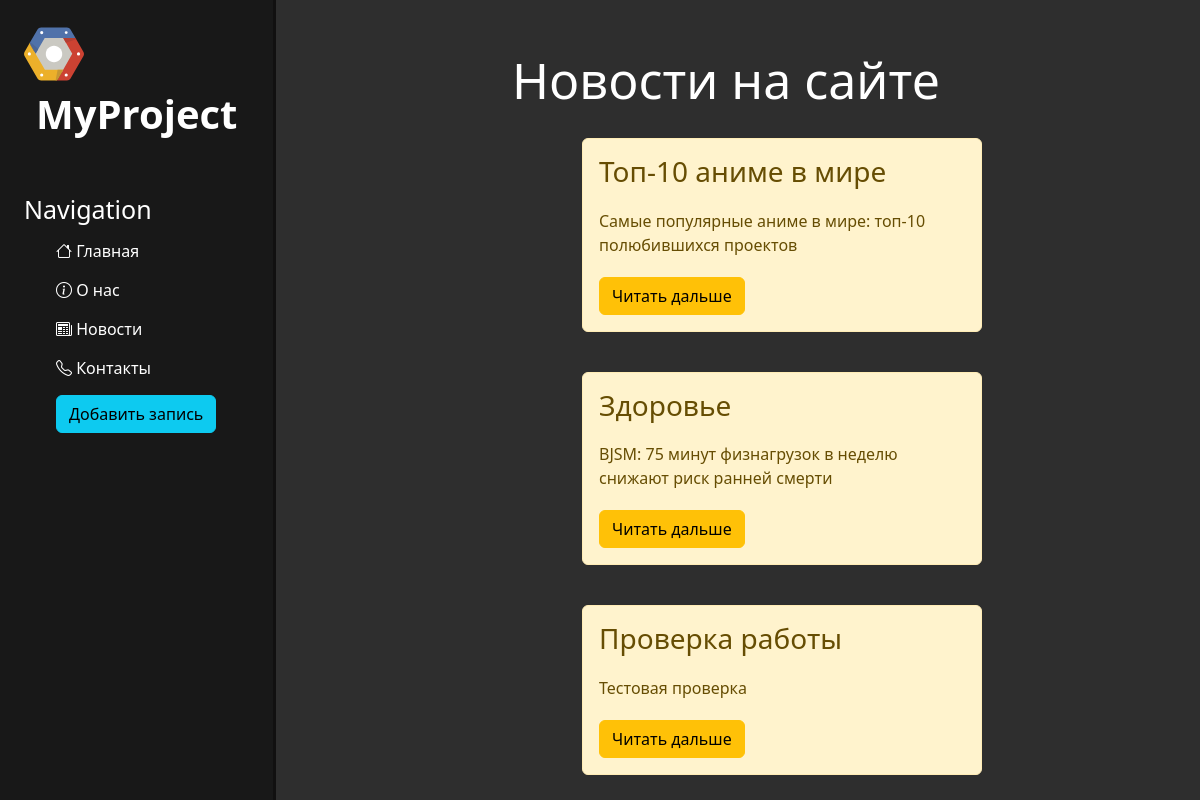
The page /news/ on the database as committed earlier.
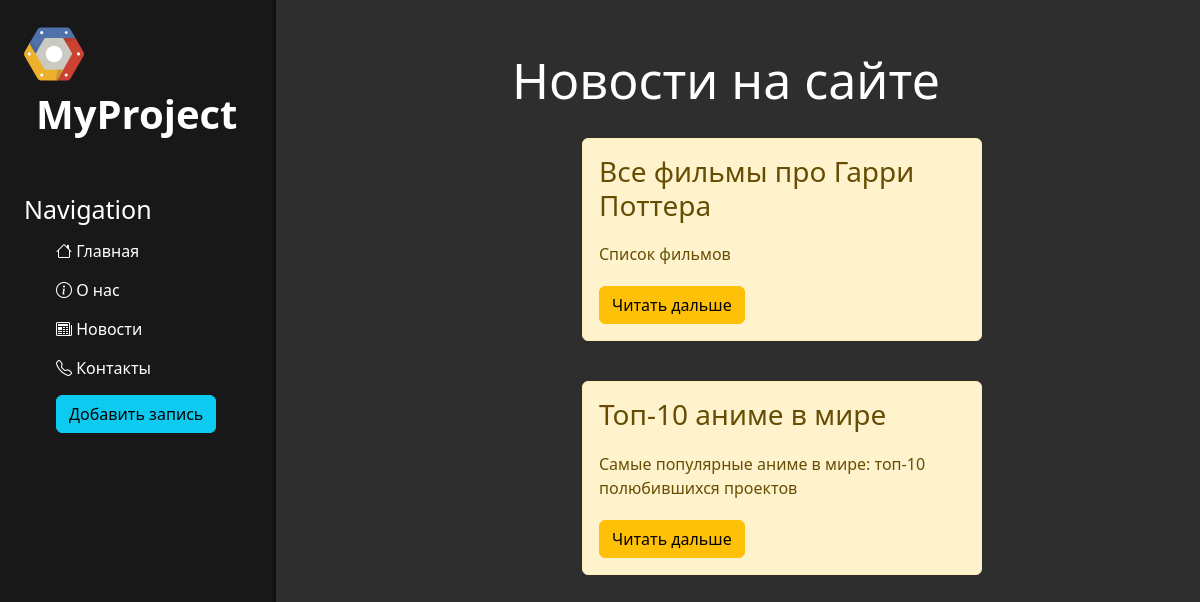
The same page on the database as committed later.
### news/models.py (models this page shows, shortened)
class Articles(models.Model):
    title = models.CharField('Название', max_length=50)
    anons = models.CharField('Анонс', max_length=250)
    full_text = models.TextField('Статья')
    date = models.DateTimeField('Дата публикации')
    class Meta:
        verbose_name = 'Новость'
        verbose_name_plural = 'Новости'

### news/views.py (the view)
# urls.py: path('', views.news_home, name='news_home'),
def news_home(request):
    news = Articles.objects.order_by('-date')
    return render(request, 'news/news_home.html', {'news': news})

### news/templates/news/news_home.html (shortened to what this page needs)
{% extends 'myapp/base.html' %}
{% block content %}
<div class="features">
    <h1>Новости на сайте</h1>
    {% if news %}
    {% for i in news %}
    <div class="alert alert-warning">
        <h3>{{ i.title }}</h3>
        <p>{{ i.anons }}</p>
        <a href="{% url 'news-detail' i.id %}" class="btn btn-warning">Читать дальше</a>
    </div>
    {% endfor %}
    {% else %}
    <p>У вас нет записей</p>
    {% endif %}
</div>
{% endblock %}

### myapp/templates/myapp/base.html (shortened to what this page needs)
{% load static %}
<!DOCTYPE html>
<html lang="en">
<head>
    <link rel="stylesheet" href="https://cdn.jsdelivr.net/npm/bootstrap@5.2.3/dist/css/bootstrap.min.css">
    <link rel="stylesheet" href="{% static 'myapp/css/styles.css' %}">
    <link rel="stylesheet" href="https://cdn.jsdelivr.net/npm/bootstrap-icons@1.10.2/font/bootstrap-icons.css">
</head>
<body>
    <aside>
        <a href="{% url 'home' %}">
            <img src="{% static 'myapp/images/logo.svg' %}" alt="logo">
        </a>
        <span class="logo">MyProject</span>
        <h3>Navigation</h3>
        <ul>
            <a href="{% url 'home' %}">
                <li><i class="bi bi-house"></i> Главная</li>
            </a>
            <a href="{% url 'about' %}">
                <li><i class="bi bi-info-circle"></i> О нас</li>
            </a>
            <a href="{% url 'news_home' %}">
                <li><i class="bi bi-newspaper"></i></i> Новости</li>
            </a>
            <a href="#">
                <li><i class="bi bi-telephone"></i> Контакты</li>
            </a>
            <a href="{% url 'create' %}">
                <li><button class="btn btn-info"> Добавить запись</li>
            </a>
        </ul>
    </aside>
    <main>
        {% block content %}
        {% endblock %}
    </main>
</body>
</html>

### myapp/static/myapp/css/styles.css (style rules this page uses)
body { background: #2e2e2e; }
aside { float: left; background: #181818; width: 23%; padding: 2%; height: 100vh; color: #fff; border-right: 3px solid #111010; }
aside img { width: 60px; float: left; }
aside .logo { font-size: 40px; margin-left: 12px; font-weight: bold; position: relative; }
aside h3 { margin-top: 50px; font-size: 25px; }
aside ul { list-style: none; width: max-content; }
aside ul li, aside ul a { color: #fff; display: block; margin-top: 15px; text-decoration: none; transition: transform .3s ease; }
main .features { float: left; color: #fff; margin-top: 50px; text-align: center; width: 75%; }
main .features h1 { font-size: 50px; }
main .features p { max-width: 400px; margin: 20px auto; }
.alert-warning { float: left; clear: both; width: 400px; margin: 20px 34%; text-align: left; }

Rows that differ between the two databases and show on the page:
removed Articles: title "Здоровье", anons "BJSM: 75 минут физнагрузок в неделю снижают риск ранней смерти"
removed Articles: title "Проверка работы", anons "Тестовая проверка"
added Articles: title "Все фильмы про Гарри Поттера", anons "Список фильмов"
